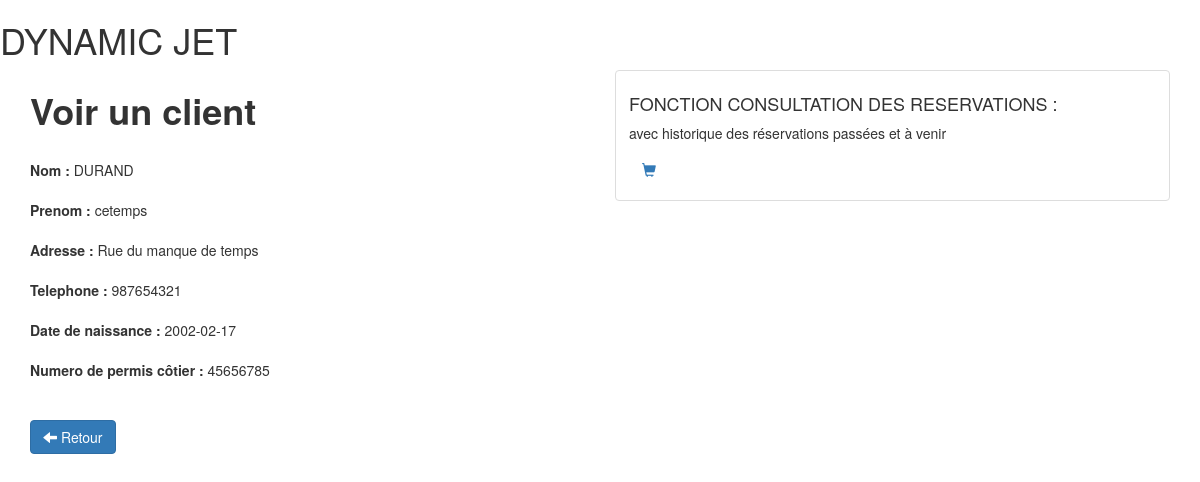
The app's page /clients/view.php?id=2 with its own data.
### tables this page shows
CREATE TABLE IF NOT EXISTS `clients` (
  `id_client` int(11) NOT NULL AUTO_INCREMENT,
  `nom` varchar(100) NOT NULL,
  `prenom` varchar(100) NOT NULL,
  `adresse` varchar(255) NOT NULL,
  `telephone` int(15) NOT NULL,
  `datenaissance` date NOT NULL,
  `numpermiscotier` varchar(100) NOT NULL,
  PRIMARY KEY (`id_client`)
);

### clients/view.php (the view, shortened to what this page needs)
<?php
    if(!empty($_GET['id']))
    {
    $id = checkInput($_GET['id']);
    }
    $db = Database::connect();
    $statement = $db->prepare("SELECT clients.id_client, clients.nom, clients.prenom, clients.adresse, clients.telephone, clients.datenaissance, clients.numpermiscotier FROM clients WHERE clients.id_client = ?");
    $statement->execute(array($id));
    $client = $statement->fetch();
    function checkInput($data)
    {
      $data = trim($data);
      $data = stripslashes($data);
      $data = htmlspecialchars($data);
      return $data;
    }
?>
<!DOCTYPE html>
<html>
    <head>
        <link rel="stylesheet" href="https://maxcdn.bootstrapcdn.com/bootstrap/3.3.6/css/bootstrap.min.css">
        <link rel="stylesheet" href="">
    </head>
    <body>
        <h1 class="text-logo"> DYNAMIC JET </h1>
         <div class="container admin">
            <div class="row">
               <div class="col-sm-6">
                    <h1><strong>Voir un client</strong></h1>
                    <br>
                    <form>
                      <div class="form-group">
                        <label>Nom :</label><?php echo '  '.$client['nom'];?>
                      </div>
                      <div class="form-group">
                        <label>Prenom :</label><?php echo '  '.$client['prenom'];?>
                      </div>
                      <div class="form-group">
                    <label>Adresse :</label><?php echo '  '.$client['adresse'];?>
                      </div>
                      <div class="form-group">
                        <label>Telephone :</label><?php echo '  '.$client['telephone'];?>
                      </div>
                      <div class="form-group">
                      <label>Date de naissance :</label><?php echo '  '.$client['datenaissance'];?>
                      </div>
                      <div class="form-group">
                      <label>Numero de permis côtier :</label><?php echo '  '.$client['numpermiscotier'];?>
                      </div>
                    </form>
                    <br>
                    <div class="form-actions">
                      <a class="btn btn-primary" href="index.php"><span class="glyphicon glyphicon-arrow-left"></span> Retour</a>
                    </div>
                </div>
                <div class="col-sm-6 site">
                    <div class="thumbnail">
                          <div class="caption">
                            <h4>FONCTION CONSULTATION DES RESERVATIONS : </h4>
                            <p>avec historique des réservations passées et à venir</p>
                            <a href="#" class="btn btn-order" role="button"><span class="glyphicon glyphicon-shopping-cart"></span></a>
                          </div>
                    </div>
                </div>
                </div>
            </div>
    </body>
</html>

### records on screen
clients: nom "DURAND", prenom "cetemps", adresse "Rue du manque de temps", telephone "987654321", datenaissance "2002-02-17", numpermiscotier "45656785"
